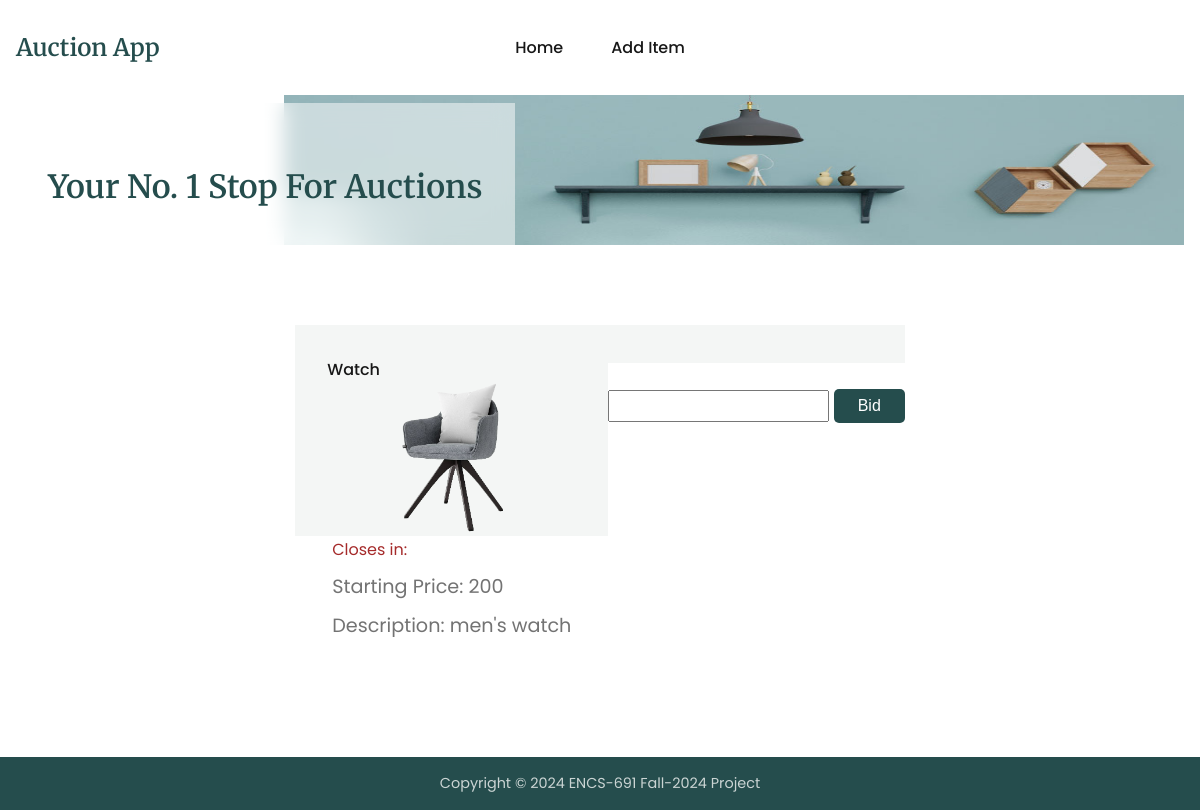
Page /auctions/bid-item/9/ (signed in) on the committed database.
### auctions/models.py (models this page shows, shortened)
class Item(models.Model):
    name = models.CharField(max_length=200)
    description = models.CharField(max_length=200)
    categoryid = models.CharField(max_length=200)
    subcategoryid = models.CharField(max_length=200, default='1')
    status = models.CharField(max_length=200)
    minimumbid = models.IntegerField()
    username = models.CharField(max_length=200)
    image = models.CharField(max_length=200)
    createdat = models.DateTimeField(default=timezone.now)

### auctions/views.py (the view)
# urls.py: path('bid-item/<int:id>/', views.bidItem, name='bidItem'),
@login_required
def bidItem(req, id):
    if req.method == 'GET':
        bids = None
        try:
            auction = Auction.objects.get(itemid=id)
            bids = Bid.objects.get(auctionid=auction.id)
        except:
            logging.error(f'Item does not exist')
        item = get_object_or_404(Item, pk=id)
        context = {'item': item, 'bids':bids}
        return render(req, 'auctions/bidItem.html', context=context)
    return addNewBid(req, id)

### templates/auctions/bidItem.html (shortened to what this page needs)
{% extends "base.html" %}
{% block content %}
<div class="biditem-container">
  <section class="section__container product__container" id="product">
    <div class="biditem-grid">
      {% if item %}
      <div class="product__card">
        <h4>{{item.name}}</h4>
        <img src="{{item.image}}" alt="{{item.name}}" />
        <div class="biditem-p" id="close-in">
          Closes in: <span hx-get="{% url 'auctions:getBidClosingTime' item.id %}" hx-trigger="every 2s"></span>
        </div>
        <p>Starting Price: {{item.minimumbid}}</p>
        <p>Description: {{item.description}}</p>
      </div>
      {% endif %}
      <form class="bid-detail"
      hx-post="{% url 'auctions:bidItem' item.id %}"
      hx-target="#bid-info">
        <div class="bid-info product__card" id="bid-info">
        </div>
        <input class="input" name="amount" type="number">
        <button type="submit" class="btn">Bid</button>
      </form>
    </div>
  </section>
</div>
{% endblock %}

### auctions/static/css/styles.css (style rules this page uses)
:root { --primary-color: #254d4d; --text-dark: #171717; --text-light: #737373; --extra-light: #f4f6f5; --white: #ffffff; --max-width: 1200px; --header-font: "Merriweather", serif; }
* { padding: 0; margin: 0; box-sizing: border-box; }
.section__container { max-width: var(--max-width); margin: auto; padding: 5rem 1rem; }
img { display: flex; width: 100%; height: 150px; }
html, body { scroll-behavior: smooth; }
body { font-family: "Poppins", sans-serif; }
.product__card { position: relative; isolation: isolate; padding: 2rem; }
.product__card::before { position: absolute; content: ""; top: 0; left: 0; width: 100%; height: 60%; background-color: var(--extra-light); z-index: -1; transition: 0.3s; }
.product__card h4 { font-size: 1rem; font-weight: 500; color: var(--text-dark); }
.product__card p { padding: 5px; font-size: 1.2rem; color: var(--text-light); }
.product__card img { max-width: 150px; margin-inline: auto; }
.biditem-container { width: 100%; }
.biditem-grid { display: flex; justify-content: center; }
.biditem-p { color: brown; padding: 5px; }
.bid-info { color: green }
.btn { width: fit-content; padding: 0.5rem 1.5rem; outline: none; border: none; font-size: 1rem; color: var(--white); white-space: nowrap; background-color: var(--primary-color); border-radius: 5px; transition: 0.3s; cursor: pointer; }
.input { font-size: 1rem; color: var(--text-dark); padding: 5px; }

### auctions/static/css/style.css (style rules this page uses)
::placeholder { text-transform: none; }

### rows in the picture
Item: name "Watch", image (picture), minimumbid "200", description "men's watch"
